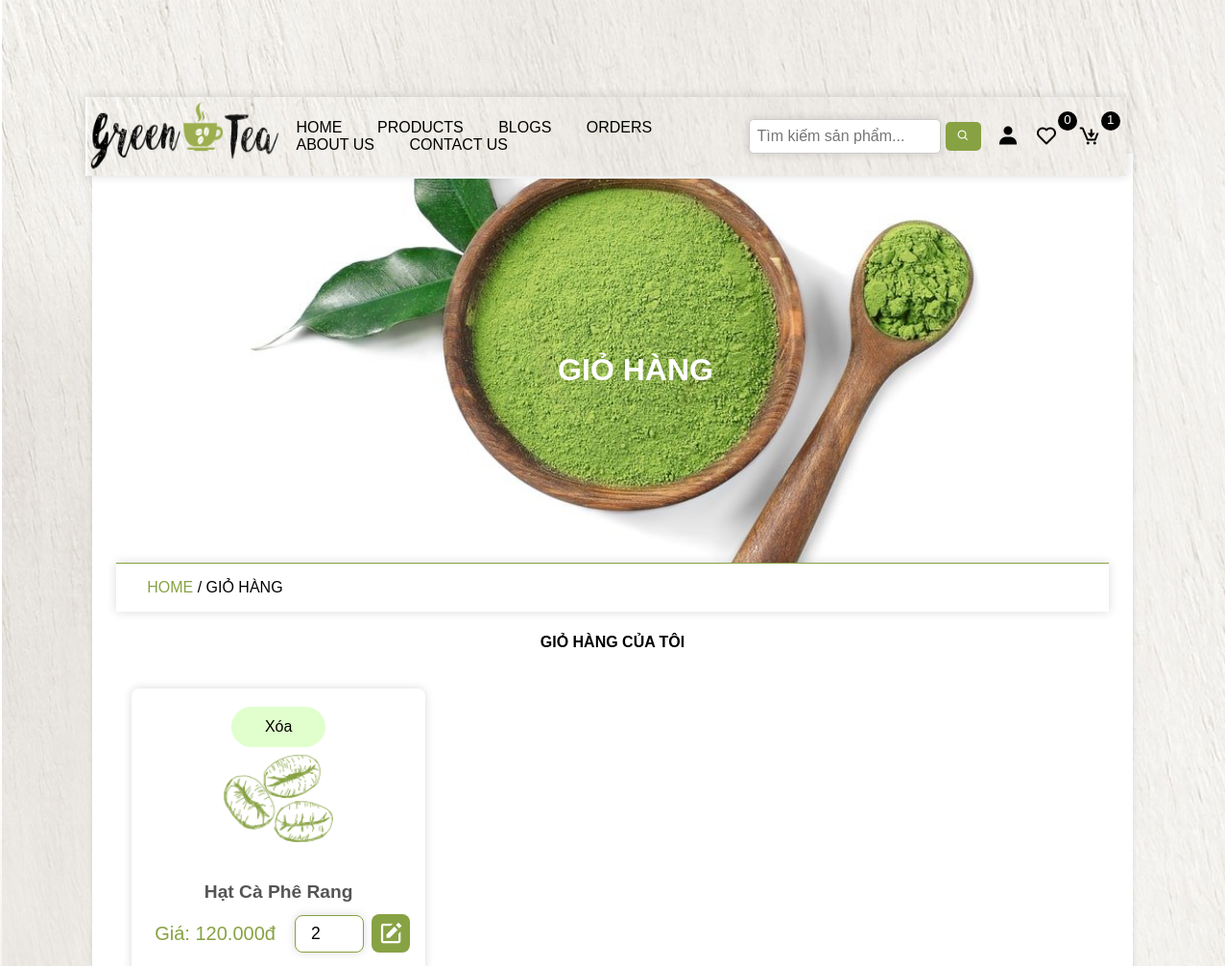
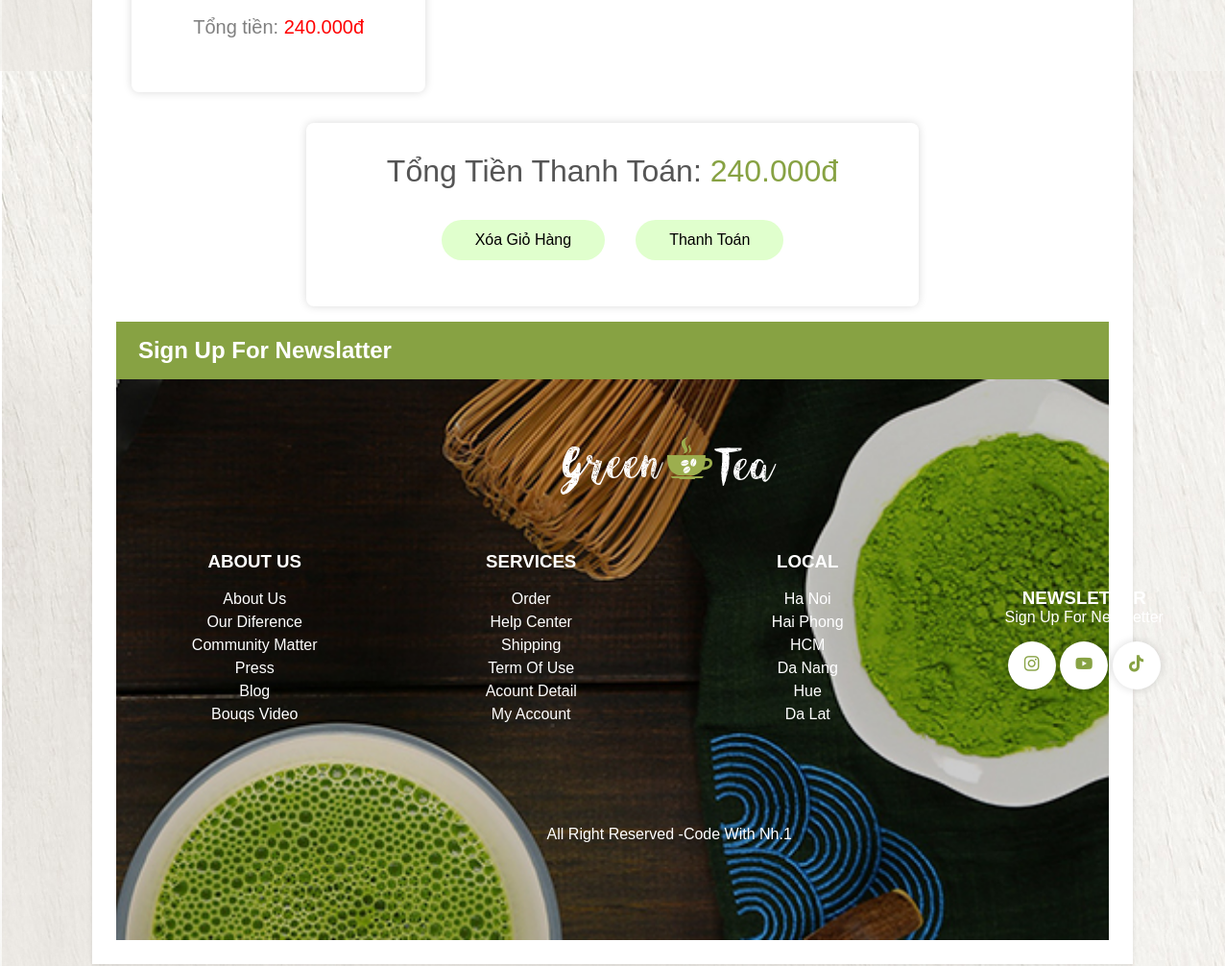
The app's page /cart.php with its own data (2 pictures, top to bottom).
### tables this page shows
CREATE TABLE `cart` (
  `id` varchar(20) NOT NULL,
  `user_id` varchar(20) NOT NULL,
  `product_id` varchar(20) NOT NULL,
  `price` int(10) NOT NULL,
  `qty` int(2) NOT NULL DEFAULT 1
);

CREATE TABLE `products` (
  `id` varchar(20) NOT NULL,
  `name` varchar(250) NOT NULL,
  `price` int(50) NOT NULL,
  `image` varchar(255) NOT NULL,
  `product_detail` varchar(1000) NOT NULL,
  `status` varchar(100) NOT NULL
);

### cart.php (the view, shortened to what this page needs)
<?php
include 'connect.php';
if(isset($_SESSION['user_id'])){
    $user_id = $_SESSION['user_id'];
}else{
   $user_id='';
}
?>
<!DOCTYPE html>
<html lang="en">
<head>
    <link href='https://unpkg.com/boxicons@2.1.4/css/boxicons.min.css' rel='stylesheet'>
</head>
<body>
    <?php  include 'header.php'; ?>
    <div class="main">
       <div class="banner">
          <h1>GIỎ HÀNG</h1>
       </div>
        <div class="title2">
            <a href="home.php">home </a><span> / Giỏ hàng</span>
        </div>
        <section class = "products">
           <h1 class="title">GIỎ HÀNG CỦA TÔI</h1>
           <div class="box-container">
           <?php
                    $grand_total = 0;
                    $select_cart = $conn -> prepare("SELECT * FROM `cart` WHERE user_id = ? ");
                    $select_cart -> execute([$user_id]);
                    if($select_cart-> rowCount() >0){
                        while($fetch_cart = $select_cart -> fetch(PDO::FETCH_ASSOC)){
                            $select_products = $conn->prepare("SELECT * FROM `products` WHERE id= ?");
                            $select_products->execute([$fetch_cart['product_id']]);
                            if($select_products->rowCount() >0){
                                $fetch_products = $select_products->fetch(PDO::FETCH_ASSOC)
                ?>
                <form method="post" action="" class="box">
                    <img src="img/<?=$fetch_products['image']; ?>" class = "img">
                    <h3 class="name"> <?=$fetch_products['name']; ?></h3>
                    <div class="flex">
                    <p class="price">Giá: <span><?= number_format($fetch_products['price'], 0, '.', '.'); ?>đ</span></p>
                    <input type="number" name ="qty" required min = "1" value="<?=$fetch_cart['qty'];?>" max="99" maxlength="2" class="qty">
                    <button type="submit" name="update_cart" class="bx bxs-edit fa-edit"></button>
                    </div>
                    <p class = "sub-total">Tổng tiền: <span><?= number_format($sub_total = ($fetch_cart['qty']*$fetch_products['price']), 0, '.', '.') ?>đ</span></p>
                    <button type="submit" name="delete_item" class="btn" onclick="return confirm('delete this item')">Xóa</button>
                </form>
                <?php
                        $grand_total+=$sub_total;
                        }else{
                            echo '<p class="empty">products was not found!</p>';
                        }
                    }
                }else{
                    echo '<p class="empty"> chưa có sản phẩm nào thêm vào giỏ hàng </p>';
                }
                ?>
            </div>
            <?php
                if($grand_total != 0){
            ?>
            <div class ="cart-total">
            <p>Tổng tiền thanh toán: <span><?= number_format($grand_total, 0, '.', '.') ?>đ</span></p>
                <div class="button">
                    <form action="" method = "post">
                        <button type="submit" name="empty_cart" class ="btn" onclick="return confirm('are you sure to empty your cart')">xóa giỏ hàng</button>
                    </form>
                    <a href="checkout.php" class="btn">Thanh toán</a>
                </div>
            </div>
            <?php
                }
            ?>
        </section>
        <?php include 'footer.php' ; ?>
     </div>
</body>
</html>

### records on screen
cart: product.image (picture), product.name "Hạt Cà Phê Rang", product.price "120.000", qty "2", $sub_total=($fetch_cart['qty']*$fetch_products['price']) "240.000"

### other values on screen
$total_wishlist_items "0"
$total_cart_items "1"
$grand_total "240.000"
